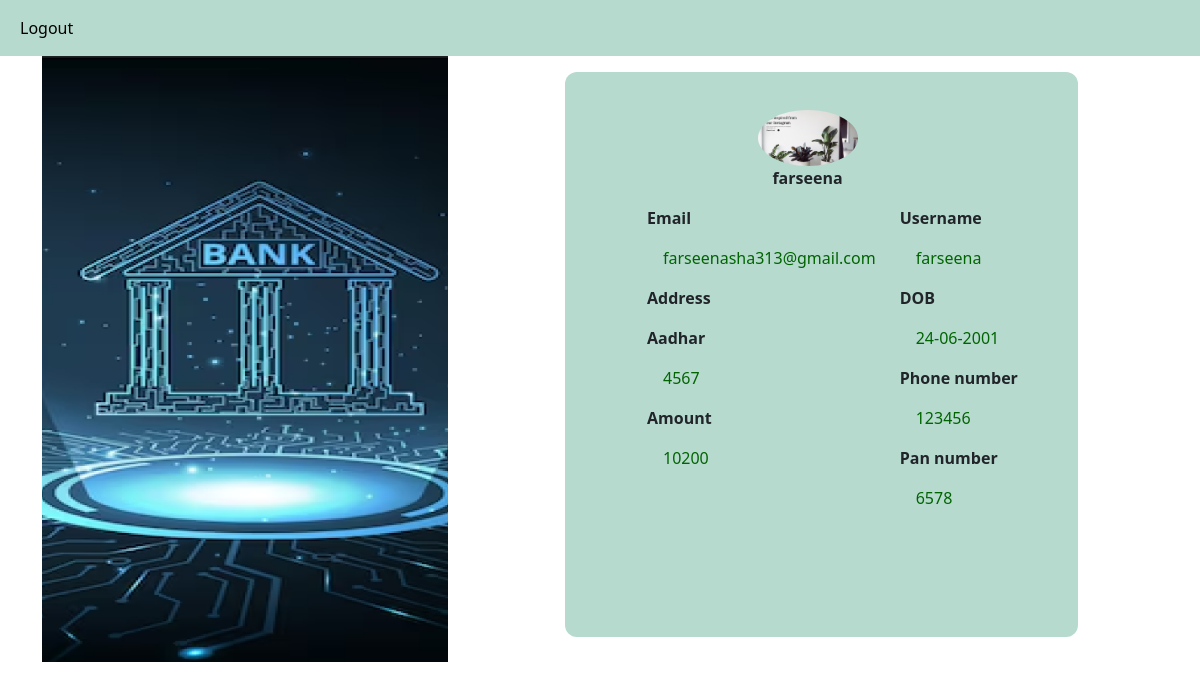
The app's page /user_view/3, older data.
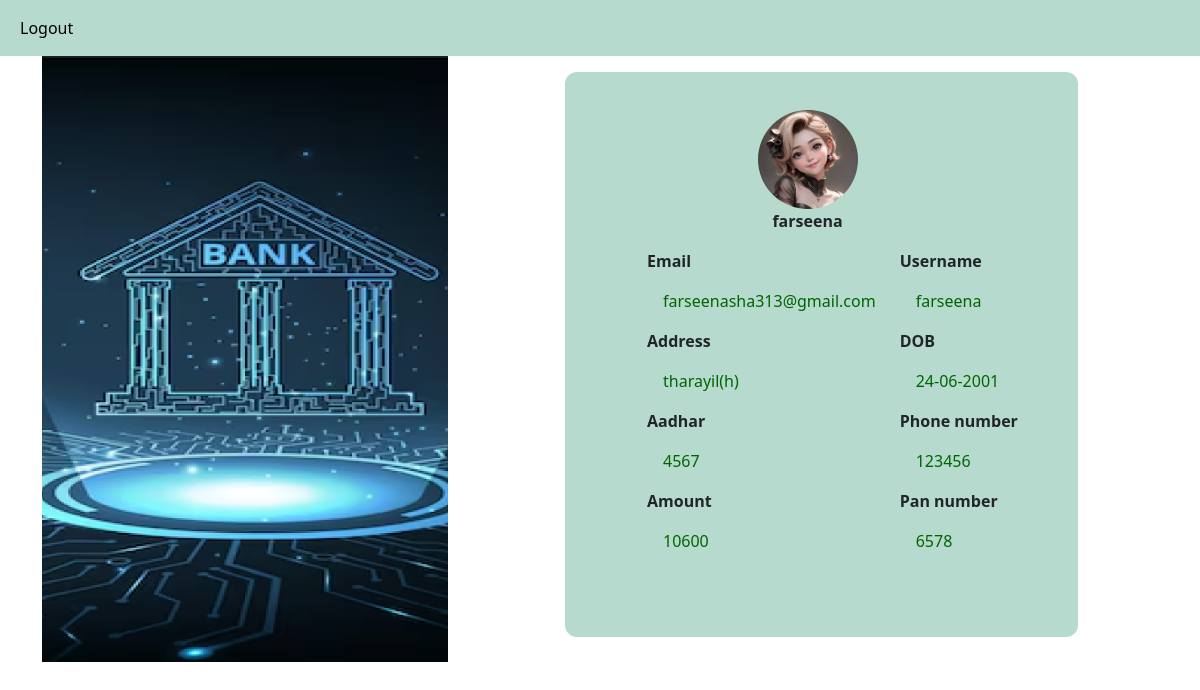
The same page, newer data.
### app1/models.py (models this page shows)
class Customs(AbstractUser):
    account_no = models.IntegerField(null=True,blank=True)
    bank = models.CharField(max_length=50)
    branch = models.CharField(max_length=50)
    ifsc_code = models.IntegerField(null=True,blank=True)
    pincode = models.IntegerField(null=True,blank=True)
    acnt_no = models.IntegerField(null=True,blank=True)
    amount = models.IntegerField(null=True,blank=True)
    phone_no = models.IntegerField(null=True,blank=True)
    address = models.CharField(max_length=50)
    adhar_no = models.IntegerField(null=True,blank=True)
    pancard_no = models.IntegerField(null=True,blank=True)
    image = models.FileField()
    dob = models.CharField(max_length=50)
    user_type = models.CharField(max_length=50)

### app1/views.py (the view)
# urls.py: path('user_view/<int:id>',views.user_view, name="user_view"),
def user_view(request,id):
    data = Customs.objects.get(id=id)
    return render(request,'bank/user_view.html',{'data':data})

### template/bank/user_view.html (shortened to what this page needs)
<html lang="en">
<head>
    {% load static %}
    <link href="https://cdn.jsdelivr.net/npm/bootstrap@5.3.3/dist/css/bootstrap.min.css" rel="stylesheet">
</head>
<body>
    <div>
        <nav class="navbar navbar-expand-lg mainav">
          <div class="container-fluid">
            <div class="collapse navbar-collapse" id="navbarNavAltMarkup">
              <div class="navbar-nav">
                <a class="nav-link active" aria-current="page" href="userlogout">Logout</a>
              </div>
            </div>
          </div>
        </nav>
      </div>
    <div class="container">
        <div class="row">
        <div class="col-5">
            <img class="bankimg" src="{% static 'image/half.png' %}" alt="">
        </div>
        <div class=" bground col-5 mt-3">
            <div>
                <div class="text-center"><img style="border-radius: 50%;width: 100px;" src="{{ data.image.url }}" alt=""></div>
                <div style="font-weight: 600;" class="text-center">{{ data.first_name }}</div>
            </div>
            <div>
                <div class="container">
                    <div class="row ms-5 mt-3">
                      <div class="col">
                        <p style="font-weight: 600;">Email <br> <div style="color: darkgreen;" class="ms-3">{{ data.email }}</div></p>
                        <p style="font-weight: 600;">Address <br><div style="color: darkgreen;" class="ms-3">{{ data.address }}</div></p>
                        <p style="font-weight: 600;">Aadhar <br><div style="color: darkgreen;" class="ms-3">{{ data.adhar_no }}</div></p>
                        <p style="font-weight: 600;">Amount <br><div style="color: darkgreen;" class="ms-3">{{ data.amount }}</div></p>
                      </div>
                      <div class="col">
                        <p style="font-weight: 600;">Username <br><div style="color: darkgreen;" class="ms-3">{{ data.username }}</div></p>
                        <p style="font-weight: 600;">DOB <br><div style="color: darkgreen;" class="ms-3">{{ data.dob }}</div></p>
                        <p style="font-weight: 600;">Phone number <br><div style="color: darkgreen;" class="ms-3">{{ data.phone_no }}</div></p>
                        <p style="font-weight: 600;">Pan number <br><div style="color: darkgreen;" class="ms-3">{{ data.pancard_no }}</div></p>
                      </div>
                    </div>
                </div>
            </div>
        </div>
        </div>
      </div>
</body>
</html>

Row changes from the older to the newer data that the page shows:
changed Customs "farseena": image: a different picture; address (not shown) → "tharayil(h)"; amount "10200" → "10600"
